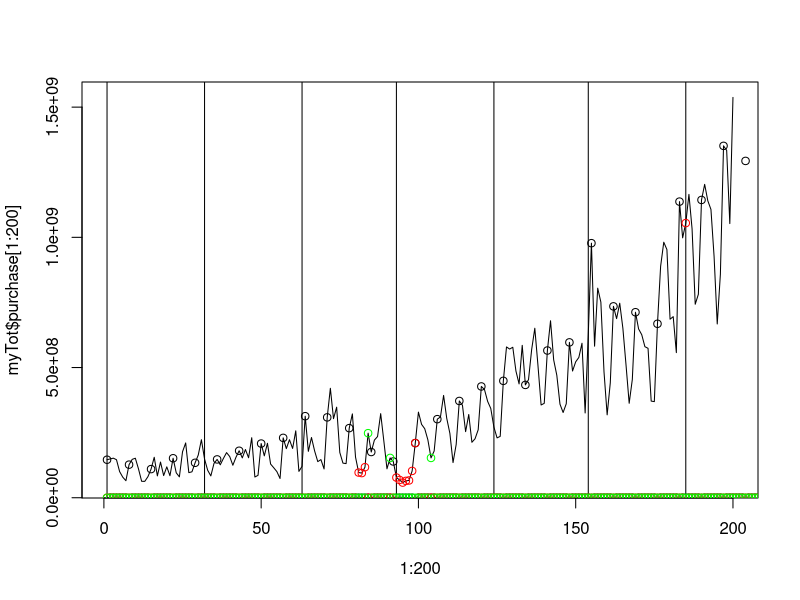

This figure's R source: (Note: this script raises an error after producing the figure.)
library("forecast")
myTot=read.csv("myTot.csv",header=FALSE)
myTot=myTot[,-4]
names(myTot)=c("report_date","purchase","redeem")
myTot$purchase=as.numeric(myTot$purchase)
myTot$redeem=as.numeric(myTot$redeem)
myTot$report_date=as.integer(myTot$report_date)
myTot$report_date=as.Date(as.character(myTot$report_date),format="%Y%m%d")

#############假期特征
jiaqitemp=c("2013-09-19","2013-09-20","2013-09-21","2013-10-01","2013-10-02","2013-10-03","2013-10-04","2013-10-05",
            "2013-10-06","2013-10-07","2014-01-01","2014-01-31","2014-02-01","2014-02-02","2014-02-03","2014-02-04",
            "2014-02-05","2014-02-06","2014-04-05","2014-04-06","2014-04-07","2014-05-01","2014-05-02","2014-05-03",
            "2014-05-31","2014-06-01","2014-06-02","2014-09-06","2014-09-07","2014-09-08")
jiaqitemp=as.Date(jiaqitemp)

jiaqi=myTot$report_date %in% jiaqitemp+0
temp=as.Date("20140901",format="%Y%m%d")
sep=temp+0:29
yuceJiaqi=sep %in% jiaqitemp+0

buxiutemp=c("2013-09-22","2013-09-29","2013-10-12","2014-01-26","2014-02-08","2014-05-04","2014-09-28")
buxiutemp=as.Date(buxiutemp)
buxiu=myTot$report_date %in% buxiutemp+0
#周末
xingqi=format(myTot$report_date,format="%w")
zhoumo=as.numeric(xingqi%in%c("0","6"))

#月初，每月1号
yuechu=(strftime(myTot$report_date,format="%d")=="01")+0
#########################
sx=ts(myTot$purchase,frequency=7,start=c(1,1))

plot(1:200,myTot$purchase[1:200],type="l")
temp=(strftime(myTot$report_date,format="%d")=="01")
temp2=(1:427)[temp]
abline(v=temp2)
points(1:427,(myTot$purchase*(cycle(sx)==1 +0)),type="p")
points(1:427,(myTot$purchase*jiaqi),type="p",col="red")
points(1:427,(myTot$purchase*buxiu),type="p",col="green")       


new_Tot$purchase=new_Tot$total_purchase_amt
plot(1:427,new_Tot$purchase[1:427],type="o")
temp=(strftime(new_Tot$report_date,format="%d")=="01")
temp2=(1:427)[temp]
abline(v=temp2)
points(1:427,(new_Tot$purchase*(cycle(sx)==1 +0)),type="p")
points(1:427,(new_Tot$purchase*jiaqi),type="p",col="red")
points(1:427,(new_Tot$purchase*buxiu),type="p",col="green")  



#研究残差
##相对误差

myD=data.frame(purchase=sx,seasonaldummy(sx))
myD=myD[275:427,]

lmFit=lm(purchase~S1+S2+S3+S4+S5+S6,data=myD)
temp=ts(1:7,frequency=7,start=c(1,1))
temp=seasonaldummy(temp)
plot(residuals(lmFit),type="o")
temp=(strftime(myTot$report_date,format="%d")=="01")
temp2=(1:427)[temp]
abline(v=temp2-274)
points((residuals(lmFit)*zhoumo[275:427]),type="p")
points((residuals(lmFit)*jiaqi[275:427]),type="p",col="red")
points((residuals(lmFit)*buxiu[275:427]),type="p",col="green")       




###purchase模型
sx=ts(myTot$purchase,frequency=7,start=c(1,1))
myD=data.frame(purchase=sx,seasonaldummy(sx),yuechu,buxiu)
myD$jiaqiN=jiaqi*(1-zhoumo)
myD$jiaqi6=(1:427 %in% c(279,335))+0
myD$jiaqi7=(1:427 %in% c(280,336))+0
myD=myD[275:427,]
lmFit=lm(purchase~.,myD)
plot(residuals(lmFit),type="o")
temp=(strftime(myTot$report_date,format="%d")=="01")
temp2=(1:427)[temp]
abline(v=temp2-274)
points((residuals(lmFit)*zhoumo[275:427]),type="p")
points((residuals(lmFit)*jiaqi[275:427]),type="p",col="red")
points((residuals(lmFit)*buxiu[275:427]),type="p",col="green")       


temp=ts(1:30,frequency=7,start=c(1,1))
Pseason=seasonaldummy(temp)
toP=data.frame(Pseason,yuechu=(1:30%in%1) +0,jiaqi6=(1:30%in%6)+0,jiaqi7=(1:30%in%7)+0,jiaqiN=(1:30%in%8) +0,buxiu=(1:30%in%28) +0)
plot(predict(lmFit,toP),type="o")



#redeem模型
sx=ts(myTot$redeem,frequency=7,start=c(1,1))
myD=data.frame(redeem=sx,seasonaldummy(sx),buxiu)
myD$jiaqiN=jiaqi*(1-zhoumo)
myD$jiaqi6=(1:427 %in% c(279,335))+0
myD$jiaqi7=(1:427 %in% c(280,336))+0
myD$jihao=as.numeric(format(myTot$report_date,format="%d"))
#假期前1天特征
myD$qian1=(1:427 %in% c(278,304,334))+0
#假期前2天特征
myD$qian2=(1:427 %in% c(277,303,333))+0
myD=myD[275:427,]
lmFit=lm(redeem~.-jihao,myD)
plot(residuals(lmFit),type="o")
temp=(strftime(myTot$report_date,format="%d")=="01")
temp2=(1:427)[temp]
abline(v=temp2-274)
points((residuals(lmFit)*zhoumo[275:427]),type="p")
points((residuals(lmFit)*jiaqi[275:427]),type="p",col="red")
points((residuals(lmFit)*buxiu[275:427]),type="p",col="green")       


temp=ts(1:30,frequency=7,start=c(1,1))
Pseason=seasonaldummy(temp)
toP=data.frame(Pseason,jiaqi6=(1:30%in%6)+0,jiaqi7=(1:30%in%7)+0,jiaqiN=(1:30%in%8) +0,buxiu=(1:30%in%28) +0,jihao=1:30,qian1=(1:30%in%c(5,30))+0,qian2=(1:30%in%c(4,29))+0)
redeem=predict(lmFit,toP)


plot(redeem,type="l")
temp=read.csv("7_13.csv",header=FALSE)
points(temp[,3],col="red",type="l")
##修正6、 7号节日
(myTot$redeem[279]+myTot$redeem[335])/2
(myTot$redeem[280]+myTot$redeem[336])/2
(myTot$redeem[281]+myTot$redeem[337])/2



old_Tot=read.csv("old_Tot.csv")
new_Tot=read.csv("new_Tot.csv")


plot(old_Tot$purchase)
